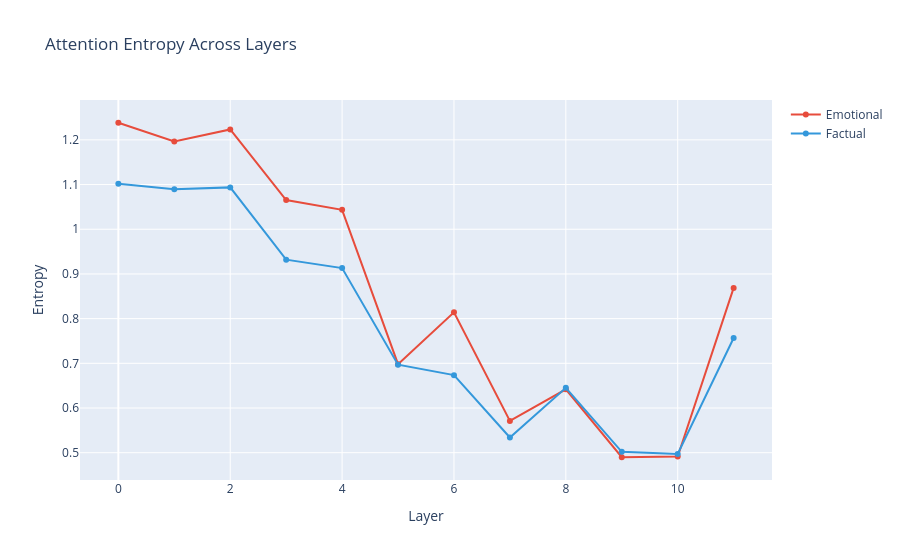

The notebook cell saved with this chart:
### Markdown cell above
### Layer-wise Analysis

### Code cell
def layer_attention_analysis(model, prompt):
    """Analyze attention distribution across layers."""
    patterns, tokens = get_attention_patterns(model, prompt)
    
    layer_entropy = []
    for layer, pattern in patterns.items():
        # Compute attention entropy (higher = more distributed)
        avg_pattern = pattern.mean(dim=0)  # Average across heads
        entropy = -(avg_pattern * torch.log(avg_pattern + 1e-10)).sum(dim=-1).mean().item()
        layer_entropy.append(entropy)
    
    return layer_entropy

emotional_entropy = np.mean([layer_attention_analysis(model, p) for p in emotional_prompts], axis=0)
factual_entropy = np.mean([layer_attention_analysis(model, p) for p in factual_prompts], axis=0)

fig = go.Figure()
fig.add_trace(go.Scatter(y=emotional_entropy, name='Emotional', line=dict(color='#e74c3c')))
fig.add_trace(go.Scatter(y=factual_entropy, name='Factual', line=dict(color='#3498db')))
fig.update_layout(title='Attention Entropy Across Layers', 
                  xaxis_title='Layer', yaxis_title='Entropy')
fig.show()

### Figure 1 — Plotly figure (JSON) as saved in the notebook; plotly's stock layout.template omitted (floating-point values rounded to 4 significant figures)
{"data": [{"line": {"color": "#e74c3c"}, "name": "Emotional", "type": "scatter", "y": [1.238, 1.197, 1.223, 1.065, 1.043, 0.6981, 0.8142, 0.571, 0.6418, 0.4898, 0.4916, 0.8687]}, {"line": {"color": "#3498db"}, "name": "Factual", "type": "scatter", "y": [1.102, 1.089, 1.094, 0.9319, 0.9131, 0.6971, 0.6736, 0.534, 0.6452, 0.502, 0.4973, 0.7567]}], "layout": {"title": {"text": "Attention Entropy Across Layers"}, "xaxis": {"title": {"text": "Layer"}}, "yaxis": {"title": {"text": "Entropy"}}}}
